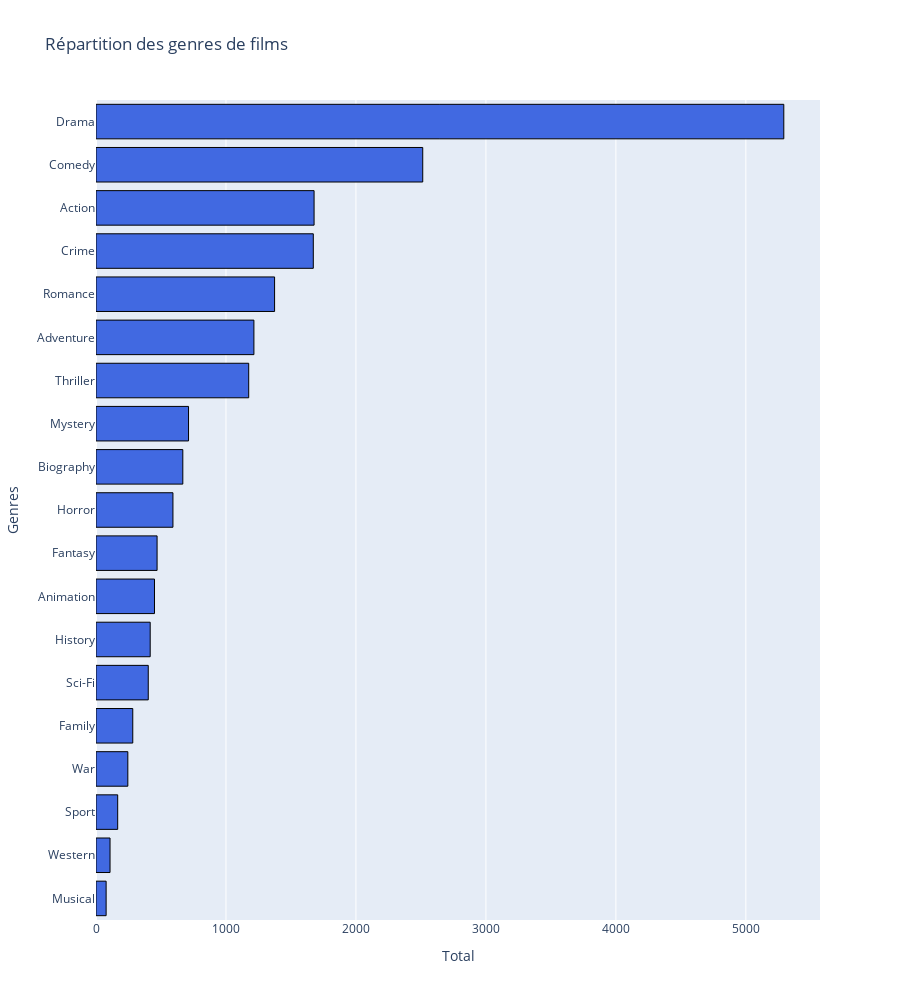

Notebook code for this chart:
### Code cell
graph_by_genre(df)

### Figure 1 — Plotly figure (JSON) as saved in the notebook; plotly's stock layout.template omitted (floating-point values rounded to 4 significant figures)
{"data": [{"marker": {"color": "royalblue", "line": {"color": "black", "width": 1}}, "orientation": "h", "showlegend": false, "type": "bar", "x": [78, 108, 167, 245, 283, 402, 417, 450, 470, 592, 668, 712, 1175, 1215, 1374, 1672, 1678, 2514, 5292], "y": ["Musical", "Western", "Sport", "War", "Family", "Sci-Fi", "History", "Animation", "Fantasy", "Horror", "Biography", "Mystery", "Thriller", "Adventure", "Romance", "Crime", "Action", "Comedy", "Drama"]}], "layout": {"autosize": true, "height": 1000, "title": {"text": "Répartition des genres de films"}, "xaxis": {"title": {"text": "Total"}}, "yaxis": {"title": {"text": "Genres"}}}}
